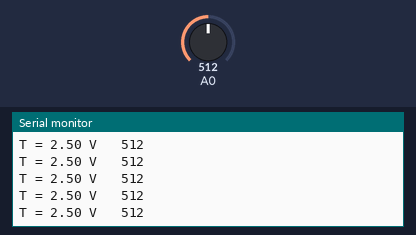
This sketch was run on a simulated Arduino Uno, built with avr-gcc and run on an emulated ATmega328P. On the bench: the last lines printed to the serial monitor. The test bench sets the inputs (shaded band); at power-on: A0 = 512.

Above: at 1.2 s.
1.3 s: A0 set to 716
At 1.31 s:
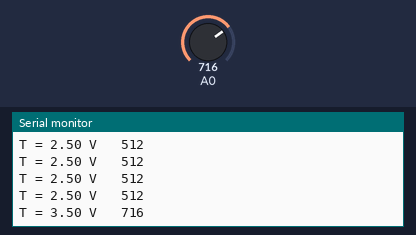
2.8 s: A0 set to 900
At 2.83 s:
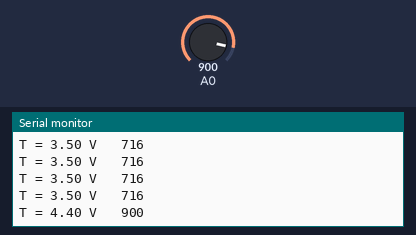
Timing chart, 0 to 5.8 s (numbered marks = the images above; inputs shaded):
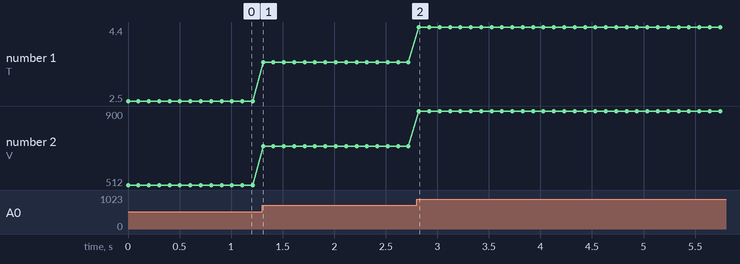

The sketch:

_03_analog_tensao.ino
```cpp
/*
    Curso FIC - IoT 2017 1o semestre
    IFSP Campus Piracicaba
    Gustavo Voltani von Atzingen

    -----------------------------
    Upgrade no exemplo 03  Leitura analógica e envio via serial,

    Este exemplo mostra como efetuar a leitura de uma tensão analógica
    (com valores entre 0 e 5V) que são convertidos para forma digital
    pelo conversor AD (analógico-digital) do microcontrolador
    de um pino (estado alto - 5V ou baixo 0V) de 10 bits (0 a 1023)
    Analógigo   |  Digital
    0V          |  0
    5V          |  1023

    Neste exemplo um potenciômetro está conectado ao pino analógico A0
*/

void setup()
{
    Serial.begin(9600);  // Inicia uma comunicacao serial
}

void loop()     // Esta função se repete indefinidamente - while(1)
{
    int valor = analogRead(A0); // Faz a leitura do pino A0
    float tensao = 5.0*valor/1023.0;
    Serial.print("T = ");
    Serial.print(tensao);
    Serial.print(" V \t");
    Serial.println(valor);
    delay(100);                 // aguarda 100 milissegundos
}
```

Measured:
- after the input at 1.3 s, the serial monitor: prints a new line at once (image 1)
- after the input at 2.8 s, the serial monitor: prints a new line at once (image 2)
- plotted number 1: 2.5 → 3.5 after the input at 1.3 s, 3.5 → 4.4 after the input at 2.8 s
- plotted number 2: 512 → 716 after the input at 1.3 s, 716 → 900 after the input at 2.8 s
